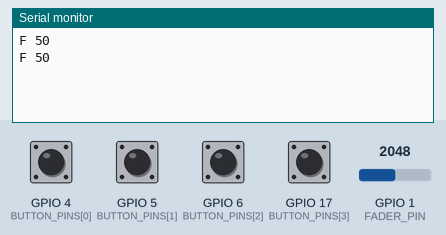
A sketch run on a simulated ESP32. Parts: the last lines printed to the serial monitor. The inputs (shaded band) are chosen by the test bench; at power-on: GPIO 4 (BUTTON_PINS[0]), GPIO 5 (BUTTON_PINS[1]), GPIO 6 (BUTTON_PINS[2]), GPIO 17 (BUTTON_PINS[3]) HIGH, GPIO 1 (FADER_PIN) = 2048 (analog values on the 0–4095 scale). Nothing arrives over Bluetooth unless stated; a phone connects over Bluetooth LE 3 s after start.

Above: at 2.2 s.
2.3 s: GPIO 4 (BUTTON_PINS[0]) pulled LOW for 0.15 s
At 2.9 s:
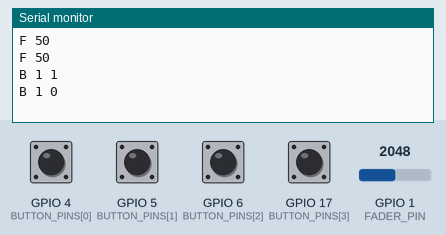
3.9 s: GPIO 1 (FADER_PIN) set to 2866
At 4.8 s:
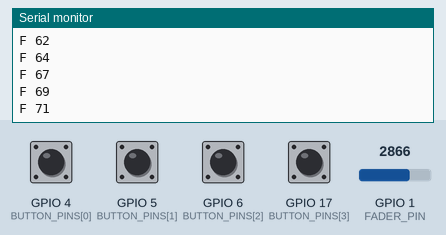
5.4 s: GPIO 5 (BUTTON_PINS[1]) pulled LOW for 0.15 s
At 5.85 s:
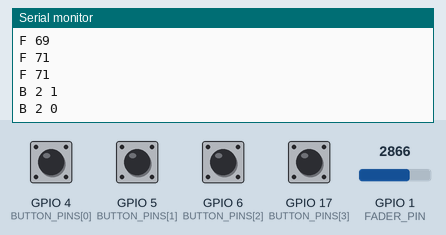
7.0 s: GPIO 6 (BUTTON_PINS[2]) pulled LOW for 0.15 s
At 7.9 s:
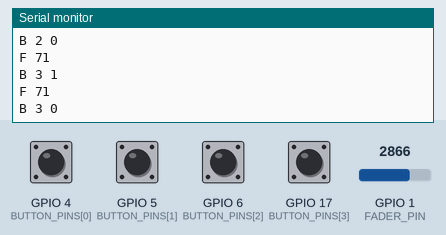
8.6 s: GPIO 17 (BUTTON_PINS[3]) pulled LOW for 0.15 s
At 8.96 s:
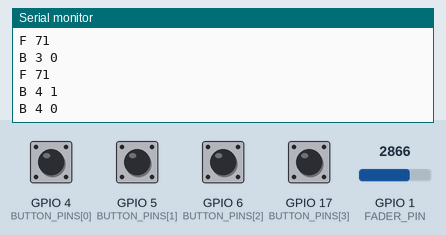
10.2 s: GPIO 1 (FADER_PIN) set to 3603
At 11.1 s:
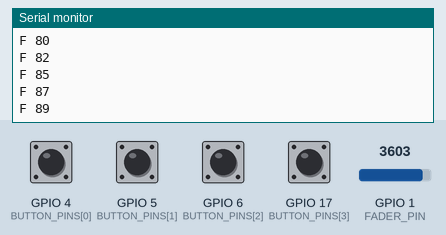
Timing chart, 0 to 12.7 s (numbered marks = the images above; inputs shaded):
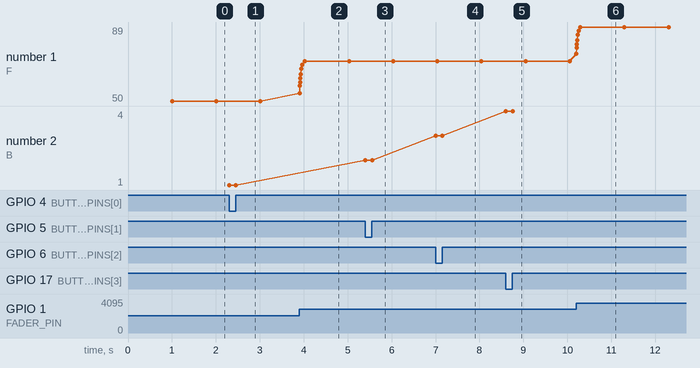

Measured:
- after the input at 2.3 s, the serial monitor: prints a new line at once (image 1)
- after the input at 3.9 s, the serial monitor: prints a new line at once (image 2)
- after the input at 5.4 s, the serial monitor: prints a new line at once (image 3)
- after the input at 7.0 s, the serial monitor: prints a new line at once (image 4)
- after the input at 8.6 s, the serial monitor: prints a new line at once (image 5)
- after the input at 10.2 s, the serial monitor: prints a new line at once (image 6)
- plotted number 1: 50 → 71 after the input at 3.9 s, 71 → 89 after the input at 10.2 s
- plotted number 2: 1 → 2 after the input at 5.4 s, 2 → 3 after the input at 7.0 s, 3 → 4 after the input at 8.6 s

The sketch:

pc_fader.ino
```cpp
// PC fader: one fader (GPIO1) + four buttons (GPIO4, 5, 6, 17) talk to the PC helper over USB serial
// and Bluetooth LE at the same time (the helper picks which one in buttons.toml).
// Sends lines like "F 73" (fader, 0-100) and "B 2 1" / "B 2 0" (button 2 pressed / released).
// All the meaning (volume, macros) lives in the PC helper, so you never reflash to change a button.
#include <Arduino.h>
#include <BLEDevice.h>
#include <BLEServer.h>
#if CONFIG_NIMBLE_ENABLED
#include "host/ble_gatt.h"
#else
#include <BLE2902.h>
#endif

const int FADER_PIN = 1;
const int BUTTON_PINS[4] = {4, 5, 6, 17};  // wired to GND, internal pull-ups
const int RAW_MIN = 40, RAW_MAX = 4000;     // fader ends, same calibration as the controller steps
const int RGB_PIN = 48;                     // on-board RGB LED (38 on some boards)

// Nordic UART Service: a common "serial over BLE" layout; the helper listens on TX.
#define NUS_SERVICE "6e400001-b5a3-f393-e0a9-e50e24dcca9e"
#define NUS_TX      "6e400003-b5a3-f393-e0a9-e50e24dcca9e"

BLECharacteristic *bleTx;
volatile bool bleConnected = false;  // drives the blue LED

// Core 3.3 (NimBLE) rejects Windows' connect event, so onConnect never fires; use subscribe instead.
class ServerEvents : public BLEServerCallbacks {
  void onConnect(BLEServer *) override { bleConnected = true; }  // Bluedroid only
  void onDisconnect(BLEServer *server) override {
    bleConnected = false;
    server->startAdvertising();  // so the PC can reconnect
  }
};
#if CONFIG_NIMBLE_ENABLED
class TxEvents : public BLECharacteristicCallbacks {
  void onSubscribe(BLECharacteristic *, ble_gap_conn_desc *, uint16_t subValue) override { bleConnected = subValue != 0; }
};
#endif

int lastPercent = -1;
float smooth = -1;
bool lastDown[4];
unsigned long lastChange[4], lastHeartbeat;

void send(const char *line) {
  Serial.print(line);
  bleTx->setValue((uint8_t *)line, strlen(line));
#if CONFIG_NIMBLE_ENABLED
  // notify() checks the library's client count, which stays 0 (see above); NimBLE itself
  // knows who subscribed, so ask it to notify them.
  ble_gatts_chr_updated(bleTx->getHandle());
#else
  bleTx->notify();
#endif
}

void setup() {
  Serial.begin(115200);
  analogReadResolution(12);
  for (int i = 0; i < 4; i++) pinMode(BUTTON_PINS[i], INPUT_PULLUP);

  BLEDevice::init("PC Fader");
  BLEServer *server = BLEDevice::createServer();
  server->setCallbacks(new ServerEvents());
  BLEService *service = server->createService(NUS_SERVICE);
  bleTx = service->createCharacteristic(NUS_TX, BLECharacteristic::PROPERTY_NOTIFY);
#if CONFIG_NIMBLE_ENABLED
  bleTx->setCallbacks(new TxEvents());
#else
  bleTx->addDescriptor(new BLE2902());  // NimBLE (core 3.3+ on the S3) adds this itself; a second copy breaks Windows service discovery
#endif
  service->start();
  BLEDevice::getAdvertising()->addServiceUUID(NUS_SERVICE);
  BLEDevice::startAdvertising();

  rgbLedWrite(RGB_PIN, 0, 0, 40);  // blue for 1 s: the sketch is running
  delay(1000);
  rgbLedWrite(RGB_PIN, 0, 0, 0);
}

void loop() {
  char line[16];
  long sum = 0;
  for (int i = 0; i < 16; i++) sum += analogRead(FADER_PIN);
  float raw = sum / 16.0;
  smooth = smooth < 0 ? raw : smooth * 0.8 + raw * 0.2;
  int percent = constrain(map((long)smooth, RAW_MIN, RAW_MAX, 0, 100), 0, 100);
  // Hysteresis: ignore 1-step jitter, except to land exactly on 0 or 100.
  bool moved = abs(percent - lastPercent) > 1 || (percent != lastPercent && (percent == 0 || percent == 100));
  // Heartbeat once a second so the helper finds the port and gets the position after it starts.
  if (moved || millis() - lastHeartbeat > 1000) {
    if (moved) lastPercent = percent;
    snprintf(line, sizeof line, "F %d\n", lastPercent);
    send(line);
    lastHeartbeat = millis();
  }

  for (int i = 0; i < 4; i++) {
    bool down = digitalRead(BUTTON_PINS[i]) == LOW;
    if (down != lastDown[i] && millis() - lastChange[i] > 25) {  // 25 ms debounce
      lastDown[i] = down;
      lastChange[i] = millis();
      snprintf(line, sizeof line, "B %d %d\n", i + 1, down);
      send(line);
      rgbLedWrite(RGB_PIN, 0, down ? 40 : 0, bleConnected ? 10 : 0);  // green while held
    }
  }
  static bool shownConnected = false;  // dim blue LED = Bluetooth connected
  if (bleConnected != shownConnected) {
    shownConnected = bleConnected;
    rgbLedWrite(RGB_PIN, 0, 0, bleConnected ? 10 : 0);
  }
  delay(5);
}
```
